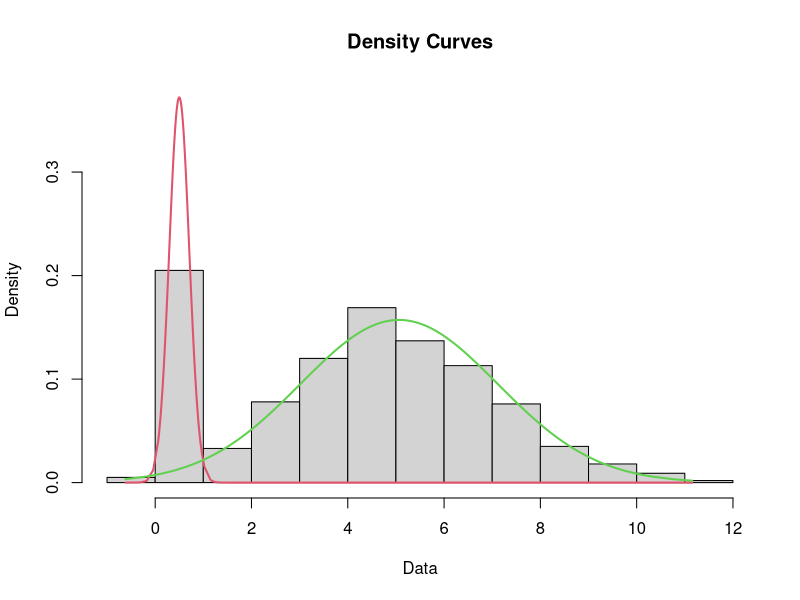

R code for this plot:
library(mixtools)

# First check the usefulness of the inequality for a mixture with more weight on the highest values
mean1 <- 0.5
mean2 <- 5

# generate two guassians in different proportions, 0,2 and 0.8
mix1 <- rnorm(200, mean = mean1, sd = 0.2)
mix2 <- rnorm(800, mean = mean2, sd = 2)

# mix them
mixture <- c(mix1, mix2)
fit_mixture <-  normalmixEM(mixture, k=2)
plot(fit_mixture, which=2)


#translate to 0
translation <- abs(min(mixture))
mixture0 <- mixture + translation

# get a random high quantile
a <- 8
p_a <- 1- (0.2*pnorm(8, mean = mean1, sd = 0.2) + 0.8*pnorm(8, mean = mean2, sd = 2))


# compute the expected value
ev_mixture <- 0.2*mean1 + 0.8*mean2 + translation


# check markovs inequality
# P(x >= a) = 0.05
ev_mixture/(a + translation)
